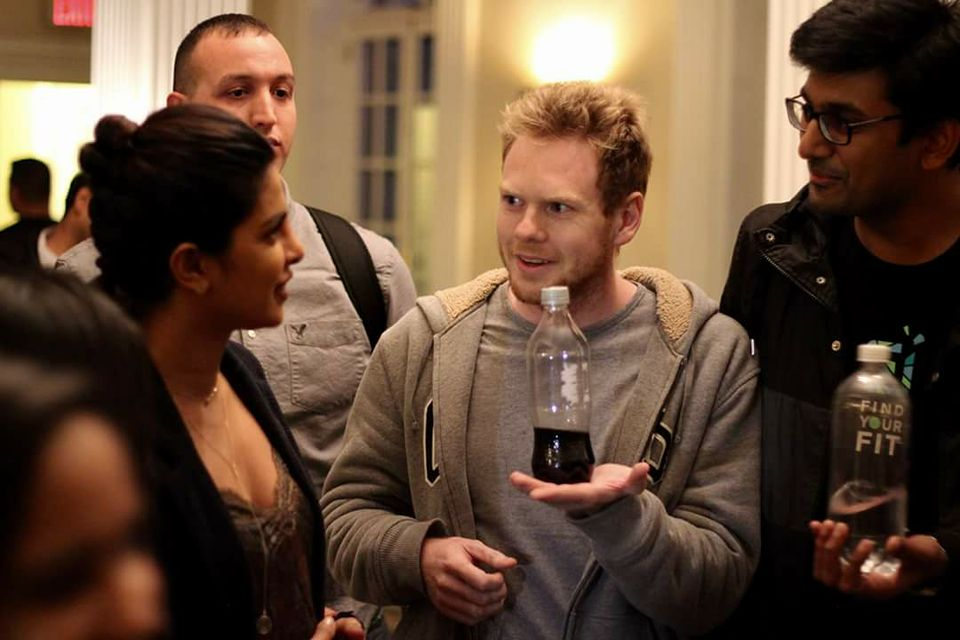
#> input picture src/test_images/bottle.jpg, 960 x 640 px
$ python -i imageProcessold.py   (imports and definitions only)
#> lines starting #> are read from the running program, lines starting #| are printed output that depends on the picture
from PIL import Image
import numpy

def preprocess_image(paths,resize=True):
    # if single given not list of strings then convert to list of strings
#> called with paths = 'test_images/bottle.jpg', resize = True
    if isinstance(paths, basestring):
        paths = [paths]
    if resize == False:
        assert len(paths)==1
    images = []
    for path in paths:
        image = Image.open(path,'r').convert('RGB')
#> image is the input picture: PIL image 960x640 RGB; mean R, G, B 97.2, 72.9, 54.6
        if resize:
            w,h = image.size
#> w = 960; h = 640
            # resize so smallest dimenison = 256 (preserve aspect ratio)
            if resize:
                if h<w:
                    image = image.resize((w*256/h,256),resample=Image.BILINEAR)
#> image: PIL image 384x256 RGB
                else:
                    image = image.resize((256,h*256/w),resample=Image.BILINEAR)
                # crop the images to 224x224
                #get the new shape of the image
                w1,h1 = image.size
#> w1 = 384; h1 = 256
                #get the bounds of the box
                right = w1//2 + 112
#> right = 304
                left =w1//2 - 112
#> left = 80
                top = h1//2 - 112
#> top = 16
                bottom = h1//2 + 112
#> bottom = 240
                image = image.crop((left,top,right,bottom))
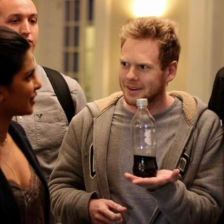
#> image: PIL image 224x224 RGB; mean R, G, B 123.6, 93.2, 69.7

        im = numpy.asarray(image)
        imcopy = numpy.zeros(im.shape)
        imcopy[:,:,0] = im[:, :, 0] - 103.939
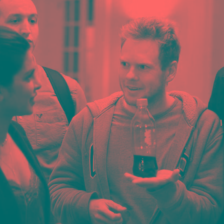
#> imcopy: shape (224, 224, 3) float64; mean R, G, B 19.6, 0, 0; drawn with min black and max white
        imcopy[:,:,1] = im[:, :, 1] - 116.779
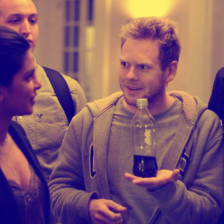
#> imcopy: shape (224, 224, 3) float64; mean R, G, B 19.6, -23.5, 0; drawn with min black and max white
        imcopy[:,:,2] = im[:, :, 2] - 123.68
        #RGB -> BGR
        imcopy = imcopy[:, :, ::-1]
        #put channels first
        imcopy = numpy.rollaxis(imcopy,2,0)
        #add dimension to make it a 4d image (for theano tensor)
        imcopy = numpy.expand_dims(imcopy,axis=0)
        #store it in images array
        if len(images)==0:
            images = imcopy
        else:
            images = numpy.append(images,imcopy,axis=0)
    return images

def deprocess_image(image_array):
    # put channels last
    assert image_array.ndim==4
    image_array = numpy.rollaxis(image_array,1,4)
    #BGR -> RGB
    image_array = image_array[:,:,:,::-1]
    #add mean channel
    image_array_copy = numpy.zeros(image_array.shape)
    image_array_copy[:,:,:,0] = image_array[:,:,:,0] + 103.939
    image_array_copy[:,:,:,1] = image_array[:,:,:,1] + 116.779
    image_array_copy[:,:,:,2] = image_array[:,:,:,2] + 123.68
    #convert to int between 0 and 254
    image_array_copy = numpy.clip(image_array_copy, 0, 255).astype('uint8')
    return image_array_copy

def np2pil(image_array):
    assert image_array.ndim==3
    image = Image.fromarray(image_array)
    return image

>>> result = preprocess_image('test_images/bottle.jpg')
